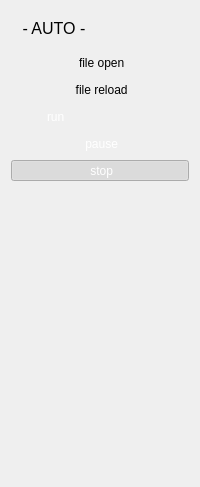
           <widget class="QWidget" name="page_8">
            <layout class="QGridLayout" name="gridLayout_3">
             <item row="0" column="0">
              <widget class="QLabel" name="label_auto">
               <property name="minimumSize">
                <size>
                 <width>0</width>
                 <height>35</height>
                </size>
               </property>
               <property name="font">
                <font>
                 <pointsize>12</pointsize>
                </font>
               </property>
               <property name="text">
                <string>- AUTO -</string>
               </property>
               <property name="alignment">
                <set>Qt::AlignCenter</set>
               </property>
              </widget>
             </item>
             <item row="1" column="0" colspan="2">
              <widget class="QToolButton" name="toolButton_open">
               <property name="sizePolicy">
                <sizepolicy hsizetype="Preferred" vsizetype="Fixed">
                 <horstretch>0</horstretch>
                 <verstretch>0</verstretch>
                </sizepolicy>
               </property>
               <property name="text">
                <string> file open</string>
               </property>
               <property name="icon">
                <iconset resource="icons.qrc">
                 <normaloff>:/pictures/btn_25_25_file_open.png</normaloff>:/pictures/btn_25_25_file_open.png</iconset>
               </property>
               <property name="iconSize">
                <size>
                 <width>35</width>
                 <height>35</height>
                </size>
               </property>
               <property name="toolButtonStyle">
                <enum>Qt::ToolButtonTextBesideIcon</enum>
               </property>
               <property name="autoRaise">
                <bool>true</bool>
               </property>
              </widget>
             </item>
             <item row="2" column="0" colspan="2">
              <widget class="QToolButton" name="toolButton_reload">
               <property name="sizePolicy">
                <sizepolicy hsizetype="Preferred" vsizetype="Fixed">
                 <horstretch>0</horstretch>
                 <verstretch>0</verstretch>
                </sizepolicy>
               </property>
               <property name="text">
                <string> file reload</string>
               </property>
               <property name="icon">
                <iconset resource="icons.qrc">
                 <normaloff>:/pictures/btn_25_25_file_refresh.png</normaloff>:/pictures/btn_25_25_file_refresh.png</iconset>
               </property>
               <property name="iconSize">
                <size>
                 <width>35</width>
                 <height>35</height>
                </size>
               </property>
               <property name="toolButtonStyle">
                <enum>Qt::ToolButtonTextBesideIcon</enum>
               </property>
               <property name="autoRaise">
                <bool>true</bool>
               </property>
              </widget>
             </item>
             <item row="3" column="0">
              <widget class="QToolButton" name="toolButton_run">
               <property name="sizePolicy">
                <sizepolicy hsizetype="Preferred" vsizetype="Fixed">
                 <horstretch>0</horstretch>
                 <verstretch>0</verstretch>
                </sizepolicy>
               </property>
               <property name="autoFillBackground">
                <bool>false</bool>
               </property>
               <property name="styleSheet">
                <string notr="true">color: rgb(255, 255, 255);</string>
               </property>
               <property name="text">
                <string> run</string>
               </property>
               <property name="icon">
                <iconset resource="icons.qrc">
                 <normaloff>:/pictures/btn_25_25.png</normaloff>
                 <normalon>:/pictures/btn_25_25_in_green.png</normalon>:/pictures/btn_25_25.png</iconset>
               </property>
               <property name="iconSize">
                <size>
                 <width>35</width>
                 <height>35</height>
                </size>
               </property>
               <property name="checkable">
                <bool>true</bool>
               </property>
               <property name="checked">
                <bool>false</bool>
               </property>
               <property name="toolButtonStyle">
                <enum>Qt::ToolButtonTextBesideIcon</enum>
               </property>
               <property name="autoRaise">
                <bool>true</bool>
               </property>
              </widget>
             </item>
             <item row="4" column="0" colspan="2">
              <widget class="QToolButton" name="toolButton_pause">
               <property name="sizePolicy">
                <sizepolicy hsizetype="Preferred" vsizetype="Fixed">
                 <horstretch>0</horstretch>
                 <verstretch>0</verstretch>
                </sizepolicy>
               </property>
               <property name="autoFillBackground">
                <bool>false</bool>
               </property>
               <property name="styleSheet">
                <string notr="true">color: rgb(255, 255, 255);</string>
               </property>
               <property name="text">
                <string> pause</string>
               </property>
               <property name="icon">
                <iconset resource="icons.qrc">
                 <normaloff>:/pictures/btn_25_25.png</normaloff>
                 <normalon>:/pictures/btn_25_25_in_orange.png</normalon>:/pictures/btn_25_25.png</iconset>
               </property>
               <property name="iconSize">
                <size>
                 <width>35</width>
                 <height>35</height>
                </size>
               </property>
               <property name="checkable">
                <bool>true</bool>
               </property>
               <property name="checked">
                <bool>false</bool>
               </property>
               <property name="toolButtonStyle">
                <enum>Qt::ToolButtonTextBesideIcon</enum>
               </property>
               <property name="autoRaise">
                <bool>true</bool>
               </property>
              </widget>
             </item>
             <item row="5" column="0" colspan="2">
              <widget class="QToolButton" name="toolButton_stop">
               <property name="sizePolicy">
                <sizepolicy hsizetype="Preferred" vsizetype="Fixed">
                 <horstretch>0</horstretch>
                 <verstretch>0</verstretch>
                </sizepolicy>
               </property>
               <property name="autoFillBackground">
                <bool>false</bool>
               </property>
               <property name="styleSheet">
                <string notr="true">color: rgb(255, 255, 255);</string>
               </property>
               <property name="text">
                <string> stop</string>
               </property>
               <property name="icon">
                <iconset resource="icons.qrc">
                 <normaloff>:/pictures/btn_25_25.png</normaloff>
                 <normalon>:/pictures/btn_25_25_in_purple.png</normalon>:/pictures/btn_25_25.png</iconset>
               </property>
               <property name="iconSize">
                <size>
                 <width>35</width>
                 <height>35</height>
                </size>
               </property>
               <property name="checkable">
                <bool>true</bool>
               </property>
               <property name="checked">
                <bool>true</bool>
               </property>
               <property name="toolButtonStyle">
                <enum>Qt::ToolButtonTextBesideIcon</enum>
               </property>
               <property name="autoRaise">
                <bool>true</bool>
               </property>
              </widget>
             </item>
             <item row="6" column="1">
              <spacer name="verticalSpacer_3">
               <property name="orientation">
                <enum>Qt::Vertical</enum>
               </property>
               <property name="sizeHint" stdset="0">
                <size>
                 <width>20</width>
                 <height>295</height>
                </size>
               </property>
              </spacer>
             </item>
            </layout>
           </widget>
